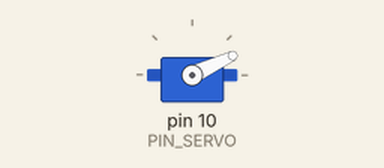
The sketch below on a simulated Arduino Uno, built with avr-gcc and run on an emulated ATmega328P. Shown: servo. What the sketch prints to the serial monitor is not drawn.

Above: at 0.1 s.
Timing chart, 0 to 39.5 s (numbered marks = the images above):
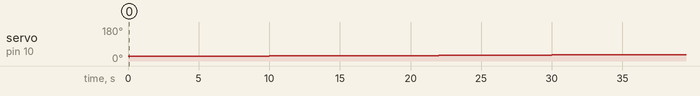

The sketch:

challenge13C02.ino
```cpp
#include <Servo.h>

#define PIN_SERVO 10

// configurable parameters for sonar
#define SND_VEL 346.0     // sound velocity at 24 celsius degree (unit: m/sec)
#define PULSE_DURATION 10 // ultra-sound Pulse Duration (unit: usec)

#define TIMEOUT ((INTERVAL / 2) * 1000.0) // maximum echo waiting time (unit: usec)
#define SCALE (0.001 * 0.5 * SND_VEL) // coefficent to convert duration to distance

// configurable parameters for Servo
#define _DUTY_MIN 700 // servo full clock-wise position (0 degree)
#define _DUTY_NEU 1500 // servo neutral position (90 degree)
#define _DUTY_MAX 2300 // servo full counter-clockwise position (180 degree)

#define _POS_START (_DUTY_MIN + 100)    // servo start position
#define _POS_END   (_DUTY_MAX - 100)    // servo end position

#define _SERVO_SPEED 0.3 // servo angular speed (unit: degree/sec)

// Loop Interval
#define INTERVAL 2000     // servo update interval (unit: msec)

// global variables
unsigned long last_sampling_time; // unit: msec

Servo myservo;

int duty_change_per_interval; // maximum duty difference per interval
int duty_target;    // Target duty time
int duty_curr;      // Current duty time

int toggle_interval, toggle_interval_cnt;

void setup() {
  // initialize GPIO pins

  myservo.attach(PIN_SERVO);

  duty_target = duty_curr = _POS_START;
  myservo.writeMicroseconds(duty_curr);

  // initialize serial port
  Serial.begin(57600);  // <----- baud rate

  // convert angular velocity into duty change per interval.
  // duty_change_per_interval =
  //  (_DUTY_MAX - _DUTY_MIN) * (_SERVO_SPEED / 180) * (INTERVAL / 1000);
  duty_change_per_interval =
    (double)(_DUTY_MAX - _DUTY_MIN) * (_SERVO_SPEED / 180.0) * (INTERVAL / 1000.0);

  // remove next three lines after finding answers
  Serial.print("duty_change_per_interval:");
  Serial.println(duty_change_per_interval);
  //  while (1) { }

  // initialize variables for servo update.
  toggle_interval = (180.0 / _SERVO_SPEED) * 1000 / INTERVAL;
  toggle_interval_cnt = toggle_interval;

  // initialize last sampling time
  last_sampling_time = 0;
}

void loop() {

  // wait until next sampling time.
  if (millis() < (last_sampling_time + INTERVAL))
    return;

  // adjust duty_curr toward duty_target by duty_change_per_interval
  if (duty_target > duty_curr) {
    duty_curr += duty_change_per_interval;
    if (duty_curr > duty_target)
        duty_curr = duty_target;
  } else {
    duty_curr -= duty_change_per_interval;
    if (duty_curr < duty_target)
      duty_curr = duty_target;
  }

  // update servo position
  myservo.writeMicroseconds(duty_curr);

  // output the read value to the serial port
  Serial.print("Min:1000");
  Serial.print(",duty_target:"); Serial.print(duty_target);
  Serial.print(",duty_curr:");   Serial.print(duty_curr);
  Serial.print(",duty_change_per_interval:");   Serial.print(duty_change_per_interval);
  Serial.println(",Max:2000");

  // toggle duty_target between _DUTY_MIN and _DUTY_MAX.
  if (toggle_interval_cnt >= toggle_interval) {
    toggle_interval_cnt = 0;
    if (duty_target == _POS_START)
      duty_target = _POS_END;
    else
      duty_target = _POS_START;
  } else {
    toggle_interval_cnt++;
  }

  // update last sampling time
  last_sampling_time += INTERVAL;
}

// get a distance reading from USS. return value is in millimeter.
```

Measured:
- by itself, servo on pin 10 (PIN_SERVO): moves from 25° to 34° over 32.0 s
